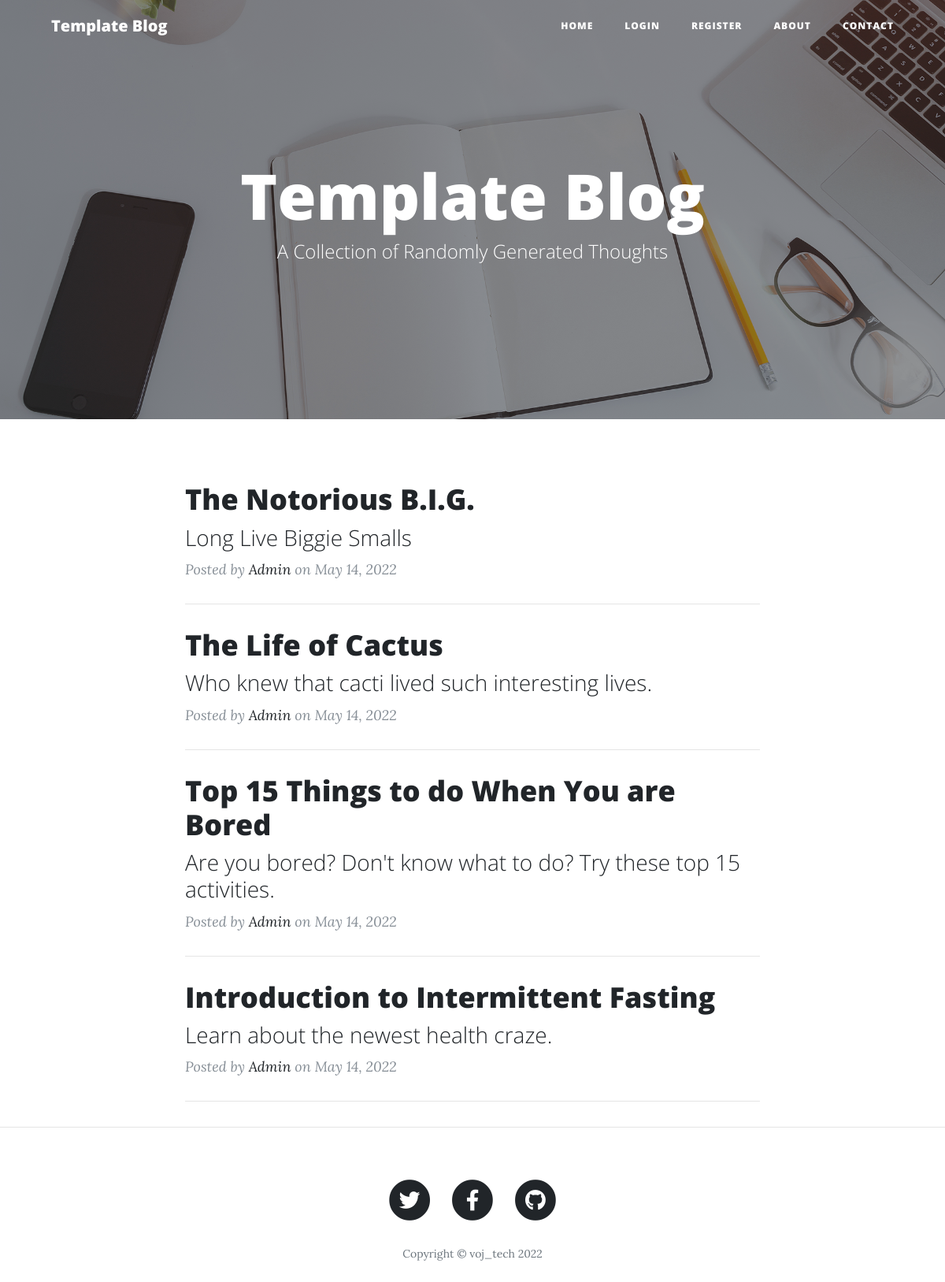
The page / on the database its author committed.
### main.py (models this page shows)
class BlogPost(db.Model):
    __tablename__ = "blog_posts"
    id = db.Column(db.Integer, primary_key=True)
    title = db.Column(db.String(250), unique=True, nullable=False)
    subtitle = db.Column(db.String(250), nullable=False)
    date = db.Column(db.String(250), nullable=False)
    body = db.Column(db.Text, nullable=False)
    img_url = db.Column(db.String(250), nullable=False)
    author_id = db.Column(db.Integer, db.ForeignKey("users.id"))
    author = relationship("User", back_populates="posts")
    comments = relationship("Comment", back_populates="parent_post")

class User(UserMixin, db.Model):
    __tablename__ = "users"
    id = db.Column(db.Integer, primary_key=True)
    email = db.Column(db.String(250), unique=True, nullable=False)
    password = db.Column(db.String(250), nullable=False)
    name = db.Column(db.String(250), nullable=False)
    posts = relationship("BlogPost", back_populates="author")
    comments = relationship("Comment", back_populates="comment_author")

### main.py (the view)
@app.route('/')
def get_all_posts():
    posts = BlogPost.query.all()
    return render_template("index.html", all_posts=posts, current_year=CURRENT_YEAR)

### templates/index.html (shortened to what this page needs)
{% include "header.html" %}
  <header class="masthead" style="background-image: url('{{ url_for('static', filename='img/home-bg.jpg')}}')">
    <div class="overlay"></div>
    <div class="container">
      <div class="row">
        <div class="col-lg-8 col-md-10 mx-auto">
          <div class="site-heading">
            <h1>Template Blog</h1>
            <span class="subheading">A Collection of Randomly Generated Thoughts</span>
          </div>
        </div>
      </div>
    </div>
  </header>
  <div class="container">
    <div class="row">
      <div class="col-lg-8 col-md-10 mx-auto">
        {% for post in all_posts %}
        <div class="post-preview">
          <a href="{{ url_for('show_post', post_id=post.id) }}">
            <h2 class="post-title">
              {{post.title}}
            </h2>
            <h3 class="post-subtitle">
              {{post.subtitle}}
            </h3>
          </a>
          <p class="post-meta">Posted by
            <a href="#">{{post.author.name}}</a>
            on {{post.date}}
          </p>
        </div>
        <hr>
        {% endfor %}
      </div>
    </div>
  </div>
  <hr>
{% include "footer.html" %}

### templates/header.html (shortened to what this page needs)
<!DOCTYPE html>
<html lang="en">
<head>
  <link href="{{ url_for('static', filename='vendor/bootstrap/css/bootstrap.min.css') }}" rel="stylesheet">
  <link href="{{ url_for('static', filename='vendor/fontawesome-free/css/all.min.css')}}" rel="stylesheet" type="text/css">
  <link href="{{ url_for('static', filename='css/clean-blog.min.css')}}" rel="stylesheet">
</head>
<body>
  <nav class="navbar navbar-expand-lg navbar-light fixed-top" id="mainNav">
    <div class="container">
      <a class="navbar-brand" href="{{url_for('get_all_posts')}}">Template Blog</a>
      <div class="collapse navbar-collapse" id="navbarResponsive">
        <ul class="navbar-nav ml-auto">
          <li class="nav-item">
            <a class="nav-link" href="{{ url_for('get_all_posts') }}">Home</a>
          </li>
          {% if not current_user.is_authenticated: %}
          <li class="nav-item">
            <a class="nav-link" href="{{ url_for('login') }}">Login</a>
          </li>
          <li class="nav-item">
            <a class="nav-link" href="{{ url_for('register') }}">Register</a>
          </li>
          {% else: %}
          <li class="nav-item">
            <a class="nav-link" href="{{ url_for('logout') }}">Log Out</a>
          </li>
          {% endif %}
          <li class="nav-item">
            <a class="nav-link" href="{{ url_for('about') }}">About</a>
          </li>
          <li class="nav-item">
            <a class="nav-link" href="{{ url_for('contact') }}">Contact</a>
          </li>
        </ul>
      </div>
    </div>
  </nav>

### templates/footer.html (shortened to what this page needs)
  <footer>
    <div class="container">
      <div class="row">
        <div class="col-lg-8 col-md-10 mx-auto">
          <ul class="list-inline text-center">
            <li class="list-inline-item">
              <a href="#">
                <span class="fa-stack fa-lg">
                  <i class="fas fa-circle fa-stack-2x"></i>
                  <i class="fab fa-twitter fa-stack-1x fa-inverse"></i>
                </span>
              </a>
            </li>
            <li class="list-inline-item">
              <a href="#">
                <span class="fa-stack fa-lg">
                  <i class="fas fa-circle fa-stack-2x"></i>
                  <i class="fab fa-facebook-f fa-stack-1x fa-inverse"></i>
                </span>
              </a>
            </li>
            <li class="list-inline-item">
              <a href="#">
                <span class="fa-stack fa-lg">
                  <i class="fas fa-circle fa-stack-2x"></i>
                  <i class="fab fa-github fa-stack-1x fa-inverse"></i>
                </span>
              </a>
            </li>
          </ul>
          <p class="copyright text-muted">Copyright &copy; voj_tech {{current_year}}</p>
        </div>
      </div>
    </div>
  </footer>
</body>
</html>

### rows shown on the page
BlogPost: title "The Notorious B.I.G.", subtitle "Long Live Biggie Smalls", author.name "Admin", date "May 14, 2022"
BlogPost: title "The Life of Cactus", subtitle "Who knew that cacti lived such interesting lives.", author.name "Admin", date "May 14, 2022"
BlogPost: title "Top 15 Things to do When You are Bored", subtitle "Are you bored? Don't know what to do? Try these top 15 activities.", author.name "Admin", date "May 14, 2022"
BlogPost: title "Introduction to Intermittent Fasting", subtitle "Learn about the newest health craze.", author.name "Admin", date "May 14, 2022"

### other values the page prints
{{ current_year }} "2022"
